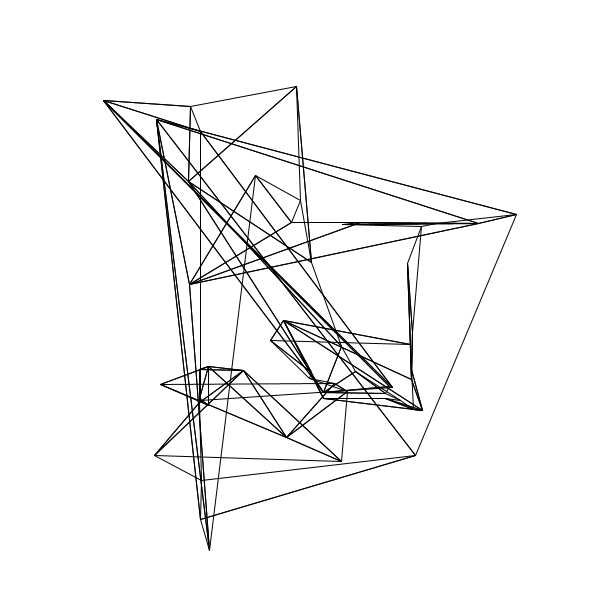
Frame 1 (no input)
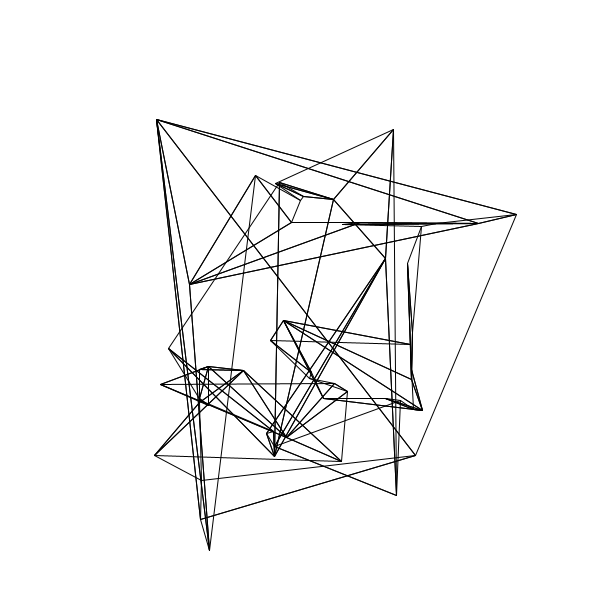
Frame 2 (the mouse pressed at the canvas centre, redrawn once)

The Processing sketch that drew these frames (run headless with seeded random() and noise(); the mouse was pressed at the canvas centre and the sketch redrawn once):

// Processing sketch: processing_62089
// ── processing_62089.pde

ArrayList<RandRecord> currents = new ArrayList<RandRecord>();
RandRecord jet = new RandRecord(null, null, null);
Triangle test = new Triangle( new Point( 200, 400 ), new Point( 300, 200 ), new Point( 400, 400 ) );
Point freshAB = jet.getRandPt( test.a, test.b );
Point freshBC = jet.getRandPt( test.b, test.c );
Point freshAC = jet.getRandPt( test.a, test.c );
Triangle test2 = new Triangle(freshAB, freshAC, test.a);
Triangle test3 = new Triangle(freshAB, freshBC, test.b);
Triangle test4 = new Triangle(freshAC, freshBC, test.c);
    
void setup() {
  size(600, 600);
  background(200);
  noLoop();
  smooth();
}

void draw() {
  
  background(255);
  Triangle test = new Triangle( new Point( 200, 400 ), new Point( 300, 200 ), new Point( 400, 400 ) );
  recur(test, 2);
  recur(test2, 2);
  recur(test3, 2);
  recur(test4, 2);
}

void recur(Triangle first, int step) {
  println("step is " + step);
  if ( step == 0) {
    println("step = 0, rendering \"first\"");
    first.render();
    return;
  } 
  else {
    Point freshAB = jet.getRandPt( first.a, first.b );
    Point freshBC = jet.getRandPt( first.b, first.c );
    Point freshAC = jet.getRandPt( first.a, first.c );
    Triangle t1 = new Triangle(freshAB, freshBC, freshAC);
    Triangle t2 = new Triangle(freshAB, freshAC, first.a);
    Triangle t3 = new Triangle(freshAB, freshBC, first.b);
    Triangle t4 = new Triangle(freshAC, freshBC, first.c);
    println("about to recurse on triangle " + "t1"); 
   // t1.render();
   int next = step-1;
    recur( t1, next);
    println("about to recurse on triangle " + "t2"); 
   // t2.render();
    recur( t2, next);
    println("about to recurse on triangle " + "t3");
   // t3.render();
    recur( t3, next);
    println("about to recurse on triangle " + "t4");
   // t4.render();
    recur( t4, next);
  }
}


class Triangle {
  Point a;
  Point b;
  Point c;
  Line abLine;
  Line bcLine;
  Line acLine;

  Triangle(Point d, Point e, Point f) {
    a = d;
    b = e;
    c = f;
    abLine = new Line ( a, b );
    bcLine = new Line ( b, c );
    acLine = new Line ( a, c );
  }

  /*Point midAB() {
   return new Point( (a.x + b.x) / 2 , (a.y + b.y) / 2);
   }
   
   Point midBC() {
   return new Point( (b.x + c.x) / 2 , (b.y + c.y) / 2);
   }
   
   Point midAC() {
   return new Point( (a.x + c.x) / 2 , (a.y + c.y) / 2);
   }*/

  Point randBetweenAB() {
    return abLine.pointAir();
  }

  Point randBetweenBC() {
    return bcLine.pointAir();
  }

  Point randBetweenAC() {
    return acLine.pointAir();
  }

  void render() {
    line(a.x, a.y, b.x, b.y);
    line(a.x, a.y, c.x, c.y);
    line(c.x, c.y, b.x, b.y);
  }
}

class Point {
  float x;
  float y;
  Point( float ax, float ay ) {
    x = ax;
    y = ay;
  }
}



class RandRecord {
  Point a = null;
  Point b = null;
  Point r = null;



  RandRecord( Point g1, Point g2, Point b3) {
    a = g1;
    b = g2;
    r = b3;
  }

  Point getRandPt( Point x, Point y) {
    for (RandRecord cur : currents) {
      if (x == cur.a && y == cur.b || y == cur.a && x == cur.b ) { //record found
        return cur.r;
      }
    }

    //rand pt btwn x & y was never determined, find that pt & add to list of records
    Line l = new Line(x, y);
    Point rand = l.pointAir();
    currents.add( new RandRecord(x, y, rand));
    return rand;
  }
}

class Line {
  Point orig1;
  Point orig2;
  float origM;
  float origB;
  float mInverse;
  float bInverse;
  // float distance12;

  Line(Point a, Point b) {
    orig1 = a;
    orig2 = b;
    origM = (orig1.y- orig2.y) / (orig1.x - orig2.y);
    origB = (a.y - origM * a.x);
    //distance12 = Math.sqrt(Math.pow(orig1.y - orig2.y, 2) + Math.pow( orig1.x - orig2.x, 2 ));
    mInverse = - 1/origM;
  }

  Point randPointOnLine() {
    float firstX;
    float firstY;

    if ( orig1.x == orig2.x ) {
      firstX = orig1.x;
      if ( orig1.y > orig2.y ) {
        firstY = random(orig2.y, orig1.y);
      } 
      else {
        firstY = random(orig1.y, orig2.y);
      }
      
    } 
    
   
      
    else if ( orig1.x > orig2.x) {
      firstX = random(orig2.x, orig1.x);
    } 
    else {
      firstX = random(orig1.x, orig2.x);
    } 
    firstY = origM * firstX  +  origB;
    bInverse = firstY - mInverse * firstX;
    Point firstP = new Point (firstX, firstY);
    return firstP;
  }

  Point pointAir() {
    Point rand = this.randPointOnLine();
    Point air;
    float finalX;
    float finalY;
    float c4;
    float cX;
    float cY;
    
    if (origM == 0) {
      float d;
      if(orig2.x > orig1.x) {
        d = orig2.x - orig1.x;
        finalX = random(orig1.x, orig2.x);
       // finalY = random(orig1.y - d/3, orig1.y + d/3);
      } else {
        d = orig1.x - orig2.x;
        finalX = random(orig1.x, orig2.x);
      }
      finalY = random(orig1.y - d/3, orig1.y + d/3);
      air = new Point( finalX, finalY );
      return air;
    }
    
     if ( orig1.y == orig2.y ) {
       float d;
       if(orig1.y < orig2.y) {
         d = orig2.y - orig1.y;
         finalY = random( orig1.y, orig2.y);
       } else {
         d = orig1.y - orig2.y;
         finalY = random( orig2.y, orig1.y );
       }
       finalX = random( orig1.x - d/3, orig1.x + d/3);
       air = new Point( finalX, finalY ) ;
       return air;
     }   
    
    cX = abs(orig1.x - orig2.x);
    cY = abs(orig1.y - orig2.y);
    if( orig1.x > orig2.x && orig1.y > orig2.y){
      finalX = random( orig2.x - cX/2, orig1.x + cX/2);
      finalY = random( orig2.y - cY/2, orig1.y + cY/2);
    } else if ( orig1.x < orig2.x && orig1.y < orig2.y) {
      finalX = random( orig1.x - cX/2, orig2.x + cX/2);
      finalY = random( orig1.y - cY/2, orig2.y + cY/2);
    } else if ( orig1.x > orig2.x && orig1.y < orig2.y) { 
      finalX = random( orig2.x - cX/2, orig1.x + cX/2);
      finalY = random( orig1.y - cY/2, orig2.y + cY/2);
    } else {//if( orig1.x < orig2.x && orig1.y > orig2.y)  {
      finalX = random( orig1.x - cX/2, orig2.x + cX/2);
      finalY = random( orig2.y - cY/2, orig1.y + cY/2);
    }  
    return new Point(finalX, finalY);
     
    
    /*if ( orig1.x < orig2.x ) {
      c4 = (orig2.x - orig1.x) / 3;
      finalX = random(orig1.x + c4, orig2.x - c4);
    } 
    else {//( orig1.x >  orig2.x) 
      c4 = (orig1.x - orig2.x) / 3 ;
      finalX = random(orig2.x + c4, orig2.x - c4);
    }

    finalY = mInverse * finalX + bInverse;
    air = new Point(finalX, finalY);
    return air;*/
  }
}
